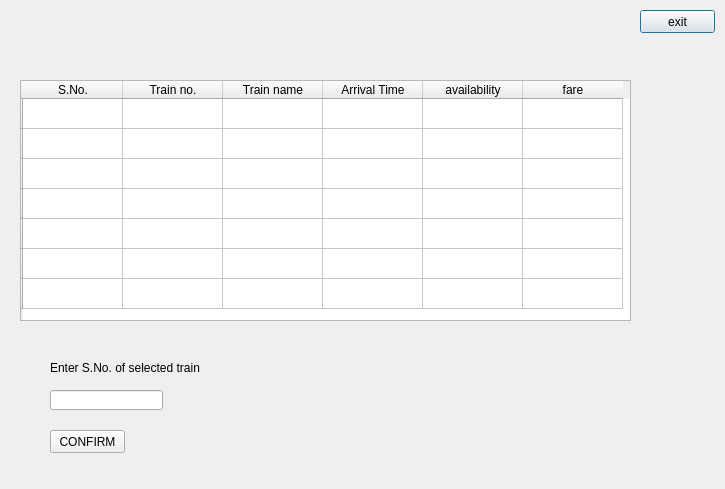
<?xml version="1.0" encoding="UTF-8"?>
<ui version="4.0">
 <class>available</class>
 <widget class="QDialog" name="available">
  <property name="geometry">
   <rect>
    <x>0</x>
    <y>0</y>
    <width>725</width>
    <height>489</height>
   </rect>
  </property>
  <property name="windowTitle">
   <string>Dialog</string>
  </property>
  <widget class="QTableWidget" name="tableWidget">
   <property name="geometry">
    <rect>
     <x>20</x>
     <y>80</y>
     <width>611</width>
     <height>241</height>
    </rect>
   </property>
   <row>
    <property name="text">
     <string/>
    </property>
   </row>
   <row>
    <property name="text">
     <string/>
    </property>
   </row>
   <row>
    <property name="text">
     <string/>
    </property>
   </row>
   <row>
    <property name="text">
     <string/>
    </property>
   </row>
   <row>
    <property name="text">
     <string/>
    </property>
   </row>
   <row>
    <property name="text">
     <string/>
    </property>
   </row>
   <row>
    <property name="text">
     <string/>
    </property>
   </row>
   <column>
    <property name="text">
     <string>S.No.</string>
    </property>
   </column>
   <column>
    <property name="text">
     <string>Train no.</string>
    </property>
   </column>
   <column>
    <property name="text">
     <string>Train name</string>
    </property>
   </column>
   <column>
    <property name="text">
     <string>Arrival Time</string>
    </property>
   </column>
   <column>
    <property name="text">
     <string>availability</string>
    </property>
   </column>
   <column>
    <property name="text">
     <string>fare</string>
    </property>
   </column>
  </widget>
  <widget class="QPushButton" name="pushButton">
   <property name="geometry">
    <rect>
     <x>640</x>
     <y>10</y>
     <width>75</width>
     <height>23</height>
    </rect>
   </property>
   <property name="text">
    <string>exit</string>
   </property>
  </widget>
  <widget class="QLineEdit" name="lineEdit">
   <property name="geometry">
    <rect>
     <x>50</x>
     <y>390</y>
     <width>113</width>
     <height>20</height>
    </rect>
   </property>
  </widget>
  <widget class="QLabel" name="label">
   <property name="geometry">
    <rect>
     <x>50</x>
     <y>360</y>
     <width>151</width>
     <height>16</height>
    </rect>
   </property>
   <property name="text">
    <string>Enter S.No. of selected train</string>
   </property>
  </widget>
  <widget class="QPushButton" name="pushButton_2">
   <property name="geometry">
    <rect>
     <x>50</x>
     <y>430</y>
     <width>75</width>
     <height>23</height>
    </rect>
   </property>
   <property name="text">
    <string>CONFIRM</string>
   </property>
  </widget>
 </widget>
 <resources/>
 <connections/>
</ui>
